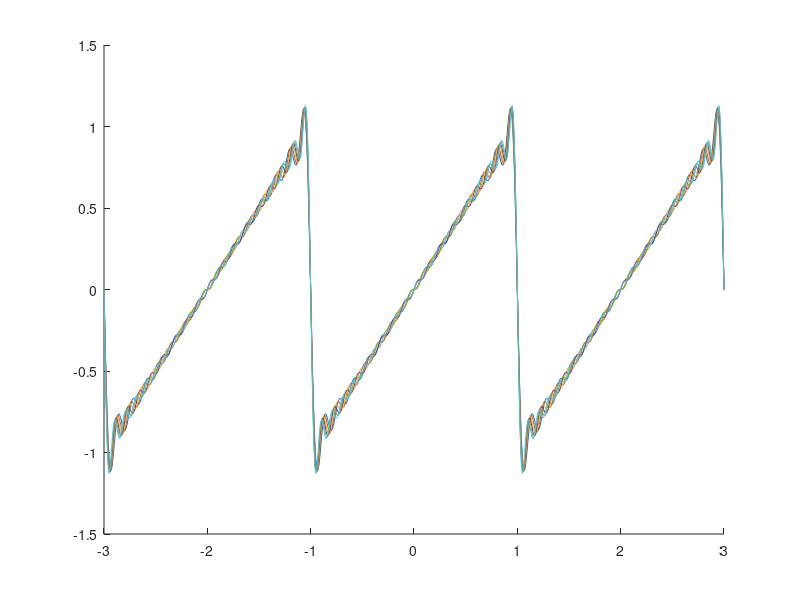

Write the MATLAB code that produced this figure.
clear 
clc
y1 = @(x,k) 2*(sin(pi*k)/(pi*k)-cos(pi*k))*sin(pi*x*k)/(pi*k);
x = -3:0.01:3;
ss= [];
for i = 15:20
    yy1 = zeros(size(x));
    for j = 1:20
        if j <i
            yy1=yy1+y1(x,j);
        end    
    end
    ss(i).Y = yy1;
    ss(i).X = x;
end
figure 
hold on
arrayfun(@(a) plot(a.X,a.Y),ss)
hold off